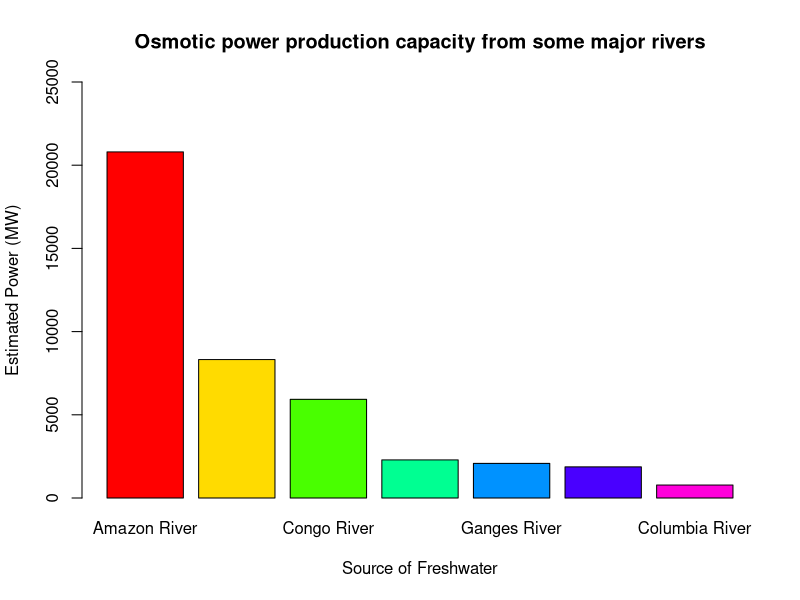

Generate this figure with R: (Note: this script raises an error after producing the figure.)
#Data Sources: Helfer, F., Lemckert, C. and Anissimov, Y.G., 2014. Osmotic power with pressure retarded osmosis: theory, performance and trends–a review. Journal of Membrane Science, 453, pp.337-358.

d<- data.frame(Source=c("Amazon River", "La Plata-VParana River", "Congo River", "Yangtze River", "Ganges River", "Mississippi River", "Columbia River"),
               Power=c(20800, 8320,5930, 2290, 2080, 1870, 780))
z<-barplot(d$Power, col=rainbow(7), ylim=c(0,25000), xlab="Source of Freshwater",ylab="Estimated Power (MW)",
           main="Osmotic power production capacity from some major rivers", names.arg = d$Source) 
text( z,d$Power +0.4,labels=y,cex=1.5)
